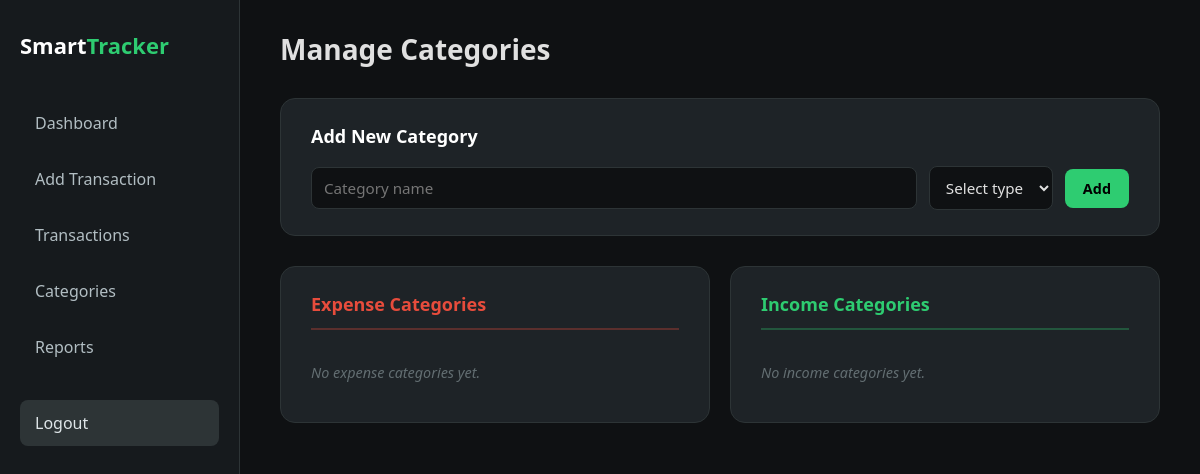
The page /transactions/categories/ (signed in) on the database as committed earlier.
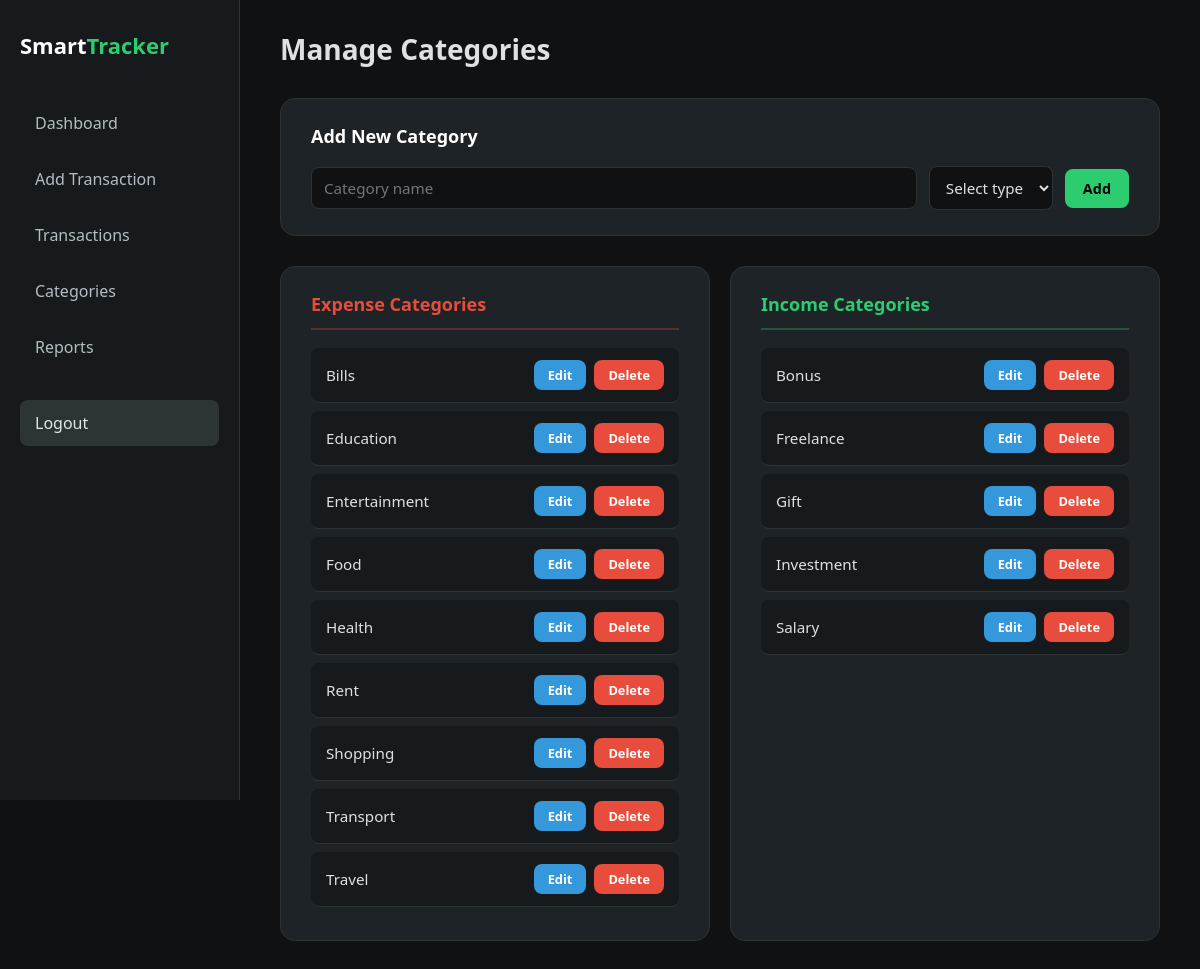
The same page on the database as committed later.
### transactions/models.py (models this page shows, shortened)
class Category(models.Model):
    TYPE_CHOICES = [
        ("income", "Income"),
        ("expense", "Expense"),
    ]
    user = models.ForeignKey(User, on_delete=models.CASCADE, related_name="categories")
    name = models.CharField(max_length=50)
    type = models.CharField(max_length=10, choices=TYPE_CHOICES)
    class Meta:
        unique_together = ("user", "name", "type")
        ordering = ["type", "name"]
        verbose_name_plural = "Categories"

### transactions/views.py (the view, shortened to what this page needs)
# urls.py: path('categories/', views.categories_view, name='categories'),
@login_required
def categories_view(request):
    user = request.user
    income_categories = Category.objects.filter(user=user, type="income")
    expense_categories = Category.objects.filter(user=user, type="expense")
    context = {
        "active_page": "categories",
        "income_categories": income_categories,
        "expense_categories": expense_categories,
    }
    return render(request, "transactions/categories.html", context)

### transactions/templates/transactions/categories.html (shortened to what this page needs)
{% extends 'layout.html' %} {% load static %}  {% block stylesheets %}
<link rel="stylesheet" href="{% static 'transactions/css/categories.css' %}" />
{% endblock %} {% block topbar %}
<h1>Manage Categories</h1>
{% endblock %} {% block content %}
<section class="add-category-card">
  <h2>Add New Category</h2>
  <form method="POST" class="add-category-form">
    <div class="form-row">
      <input
        type="text"
        name="name"
        placeholder="Category name"
        required
        maxlength="50"
      />
      <select name="type" required>
        <option value="">Select type</option>
      </select>
      <button type="submit" class="btn primary">Add</button>
    </div>
  </form>
</section>
<div class="categories-grid">
  <section class="category-card">
    <h2 class="section-title expense-title">Expense Categories</h2>
    <div class="category-list">
      {% for cat in expense_categories %}
      <div class="category-item" id="cat-{{ cat.pk }}">
        <span class="cat-name">{{ cat.name }}</span>
        <div class="cat-actions">
          <button
            class="action-btn edit"
            onclick="startEdit({{ cat.pk }}, '{{ cat.name }}')"
          >
            Edit
          </button>
          <a
            href="{% url 'transactions:delete_category' cat.pk %}"
            class="action-btn delete"
            onclick="return confirm('Delete category {{ cat.name }}?')"
            >Delete</a
          >
        </div>
      </div>
      {% empty %}
      <p class="empty-msg">No expense categories yet.</p>
      {% endfor %}
    </div>
  </section>
  <section class="category-card">
    <h2 class="section-title income-title">Income Categories</h2>
    <div class="category-list">
      {% for cat in income_categories %}
      <div class="category-item" id="cat-{{ cat.pk }}">
        <span class="cat-name">{{ cat.name }}</span>
        <div class="cat-actions">
          <button
            class="action-btn edit"
            onclick="startEdit({{ cat.pk }}, '{{ cat.name }}')"
          >
            Edit
          </button>
          <a
            href="{% url 'transactions:delete_category' cat.pk %}"
            class="action-btn delete"
            onclick="return confirm('Delete category {{ cat.name }}?')"
            >Delete</a
          >
        </div>
      </div>
      {% empty %}
      <p class="empty-msg">No income categories yet.</p>
      {% endfor %}
    </div>
  </section>
</div>
{% endblock %}

Rows that differ between the two databases and show on the page:
added Category: name "Bills", shown under "Expense Categories"
added Category: name "Education", shown under "Expense Categories"
added Category: name "Entertainment", shown under "Expense Categories"
added Category: name "Food", shown under "Expense Categories"
added Category: name "Health", shown under "Expense Categories"
added Category: name "Rent", shown under "Expense Categories"
added Category: name "Shopping", shown under "Expense Categories"
added Category: name "Transport", shown under "Expense Categories"
added Category: name "Travel", shown under "Expense Categories"
added Category: name "Bonus", shown under "Income Categories"
added Category: name "Freelance", shown under "Income Categories"
added Category: name "Gift", shown under "Income Categories"
added Category: name "Investment", shown under "Income Categories"
added Category: name "Salary", shown under "Income Categories"
Other text that changed with them:
text no longer shown: "No expense categories yet. No income categories yet."
